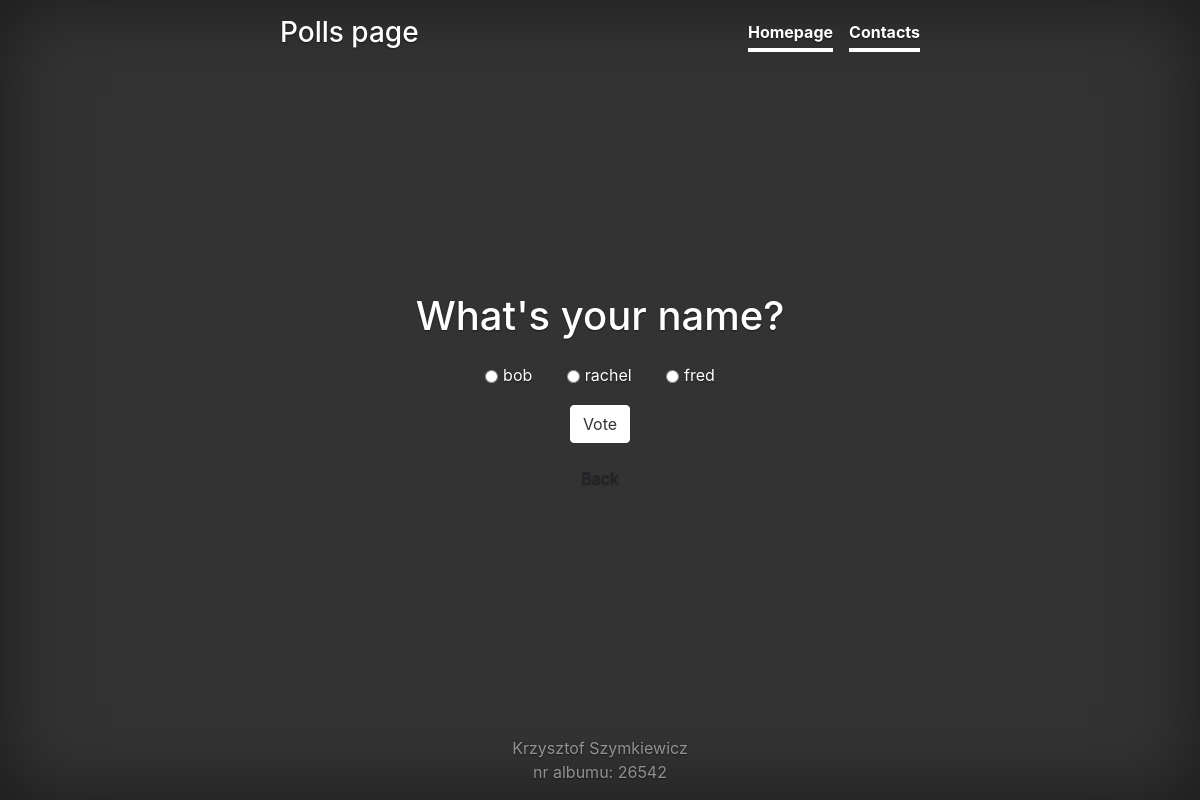
The page /polls/1/ on the database its author committed.
### polls/models.py (models this page shows, shortened)
class Question(models.Model):
    question_text = models.CharField(max_length=100)
    pub_date = models.DateTimeField('date-published')

class Choice(models.Model):
    choice_text = models.CharField(max_length=200)
    votes = models.IntegerField(default=0)
    question = models.ForeignKey(Question, on_delete=models.CASCADE)

### polls/views.py (the view)
# urls.py: url(r'^(?P<question_id>[0-9]+)/$', views.detail, name="detail"),
def detail(request, question_id):
    question = get_object_or_404(Question, pk = question_id)
    return render(request, 'polls/detail.html', {
        'question': question,
    })

### polls/templates/polls/detail.html (shortened to what this page needs)
{% extends 'polls/base.html' %}
{% block main_content %}
    <div class="detail">
        <h1>{{ question.question_text }}</h1>
        <form action = "{% url 'polls:vote' question.id %}" method="post">
            {% for choice in question.choice_set.all %}
                <div class="input-container">
                    <input type="radio" name="choice" id="choice-({forloop.counter})" value="{{choice.id}}" />
                    <label for="choice-{{forloop.counter}}">{{choice.choice_text}}</label>
                </div>
            {% endfor %}
            <div class="submit-container">
                <input class="btn btn-secondary" type="submit" value="Vote" />
            </div>
        </form>
        <a class="btn" style="margin-top: 1rem;" href = {% url "polls:index" %}>Back</a>
    </div>
{% endblock %}

### polls/static/polls/styles.css (style rules this page uses)
a, a:focus, a:hover { color: #fff; }
.btn-secondary, .btn-secondary:hover, .btn-secondary:focus { color: #333; text-shadow: none; background-color: #fff; border: .05rem solid #fff; }
html, body { height: 100%; background-color: #333; }
body { display: -ms-flexbox; display: flex; color: #fff; text-shadow: 0 .05rem .1rem rgba(0, 0, 0, .5); box-shadow: inset 0 0 5rem rgba(0, 0, 0, .5); }
.detail .input-container { display: inline-flex; align-items: center; padding: 15px; }
.detail .input-container label { margin-bottom: 3px; margin-left: 5px; }
.detail .submit-container { display: flex; justify-content: center; }

### rows shown on the page
Question: question_text "What's your name?"
Choice: choice_text "bob"
Choice: choice_text "rachel"
Choice: choice_text "fred"
